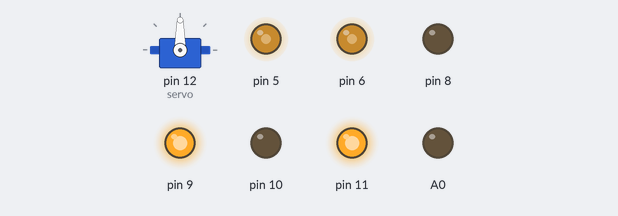
Bench run of a sketch on a simulated Arduino Uno, built with avr-gcc and run on an emulated ATmega328P. Shown: servo, output pins drawn as LEDs (lit = HIGH).

Above: at 2.05 s.
At 5.05 s:
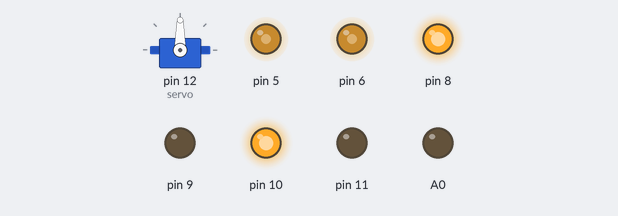
At 8.05 s:
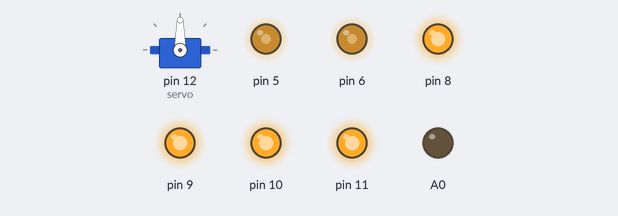
Timing chart, 0 to 9.0 s (numbered marks = the images above):
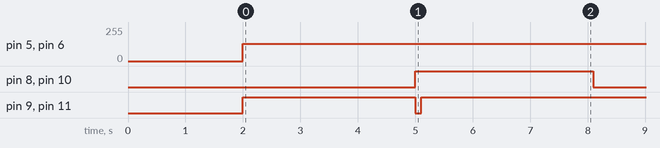

The sketch:

Car.ino
```cpp
/*
 Name:		Car.ino
 Created:	2019/4/30 上午 02:24:01
 Author:	s2862
*/

#include "L298N.h"
#include "SR04.h"
#include <servo.h>
#include <SoftwareSerial.h>

const int trig = 2;
const int echo = 3;
const int inter_time = 1000;
int time = 0;

L298N act(8, 9, 10, 11, 6, 5);
SR04 sr04(A0, A1);
Servo servo;
SoftwareSerial BT(2, 3);

void Run_dodge();
void Run_BT();
void setup()
{
	BT.begin(115200);
	Serial.begin(9600);
	servo.attach(12);
	servo.write(90);
	delay(2000);
	act.set_speed(130);
}

void loop()
{
	act.Forward();
	delay(3000);
	act.Backward();
	delay(100);
	act.stop();
	delay(3000);
	//bool L, M, R;
	//L = digitalRead(A4);
	//M = digitalRead(A3);
	//R = digitalRead(A2);
	//{
	//	Serial.print(L);
	//	Serial.print(" , ");
	//	Serial.print(M);
	//	Serial.print(" , ");
	//	Serial.println(R);
	//}
	//
	//if (L & M & R)
	//{
	//	bool i = false;
	//	while ((L & M & R))
	//	{
	//		if (!i)
	//		{
	//			act.stop();
	//			i = true;
	//		}
	//		L = digitalRead(A4);
	//		M = digitalRead(A3);
	//		R = digitalRead(A2);
	//		Serial.println("stop");
	//		Run_BT();
	//	}
	//}
	//if (M)
	//{
	//	(!L) ? act.L_stop() : act.R_stop();
	//	delay(30);
	//	act.Forward();
	//}
	//else
	//	act.Forward();
}
void Run_dodge()
{
	float F = sr04.get_distance();
	if (F < 35)
	{
		act.stop();
		servo.write(40);
		delay(500);
		float R = sr04.get_distance();
		Serial.println(R);
		servo.write(140);
		delay(500);
		float L = sr04.get_distance();
		Serial.println(L);
		servo.write(90);
		delay(500);

		L > R ? act.T_left() : act.T_right();
		delay(200);
		act.stop();
	}
	else
		act.Forward();
}
void Run_BT()
{
	if (BT.available())
	{
		char val = BT.read();
		Serial.println(val);
		switch (val)
		{
		case 'w':
			act.Forward();
			break;
		case 'a':
			act.T_left();
			break;
		case 'd':
			act.T_right();
			break;
		case 'x':
			act.Backward();
			break;
		default:
			act.stop();
			break;
		}
	}
}
```

L298N.cpp
```cpp
#include "L298N.h"

L298N::L298N(byte EA, byte IA, byte EB, byte IB, byte L, byte R)
{
	ea = ia = eb = ib = false;

	lsp = def_sp_L + 0;
	rsp = def_sp_R + 0;

	this->EA = EA;
	this->IA = IA;
	this->EB = EB;
	this->IB = IB;
	this->L = L;
	this->R = R;

	pinMode(this->EA, OUTPUT);
	pinMode(this->IA, OUTPUT);
	pinMode(this->EB, OUTPUT);
	pinMode(this->IB, OUTPUT);
	pinMode(this->L, OUTPUT);
	pinMode(this->R, OUTPUT);
}

L298N::~L298N()
{
	Serial.println("L298N::~L298N();");
}

void L298N::Forward()
{
	ea = eb = false;
	ia = ib = true;
	Updata();
}

void L298N::Backward()
{
	ea = eb = true;
	ia = ib = false;
	Updata();
}

void L298N::T_left()
{
	ea = ib = false;
	ia = eb = true;
	Updata();
}

void L298N::T_right()
{
	ea = ib = true;
	ia = eb = false;
	Updata();
}

void L298N::stop()
{
	ea = eb = ia = ib = true;
	Updata();
}

void L298N::Updata()
{
	analogWrite(L, lsp);
	analogWrite(R, rsp);
	digitalWrite(EA, ea);
	digitalWrite(IA, ia);
	digitalWrite(EB, eb);
	digitalWrite(IB, ib);
}

void L298N::L_stop()
{
	ea = false;
	ia = true;
	eb = ib = false;
	Updata();
}

void L298N::R_stop()
{
	eb = false;
	ib = true;
	ea = ia = false;
	Updata();
}

void L298N::set_speed(byte speed)
{
	lsp = rsp = speed;
}
```

L298N.h
```cpp
#pragma once
#include <Arduino.h>
class L298N
{
private:
	byte EA, IA, EB, IB, L, R;  //pin
	bool ea, ia, eb, ib;
	byte lsp, rsp;
	const byte def_sp_L = 150;
	const byte def_sp_R = 155;

public:
	L298N(byte, byte, byte, byte, byte, byte);
	~L298N();
	void Forward();
	void Backward();
	void T_left();
	void T_right();
	void stop();
	void Updata();
	void L_stop();
	void R_stop();
	void set_speed(byte);
};
```

SR04.cpp
```cpp
#include "SR04.h"

SR04::SR04(byte trig, byte echo)
{
	this->trig = trig;
	this->echo = echo;

	pinMode(this->trig, OUTPUT);
	pinMode(this->echo, INPUT);
}

SR04::~SR04()
{
	Serial.println("SR04::~SR04();");
}

float SR04::get_distance()
{
	digitalWrite(trig, LOW);
	delayMicroseconds(3);
	digitalWrite(trig, HIGH);
	delayMicroseconds(10);
	digitalWrite(trig, LOW);

	float duration = pulseIn(echo, HIGH);
	float distance = (duration / 2) / 29.1;
	return distance;
}
```

SR04.h
```cpp
#pragma once
#include <Arduino.h>
class SR04
{
private:
	byte trig, echo;
public:
	SR04(byte, byte);
	~SR04();
	float get_distance();
};
```

Measured:
- by itself, pin 5, pin 6: 0/255 → 130/255 at 2.0 s
- by itself, pin 8, pin 10: alternates HIGH for 3.1 s and LOW for 3.0 s
- by itself, pin 9, pin 11: repeats every 6.1 s: LOW 0.10 s, HIGH 6.0 s
